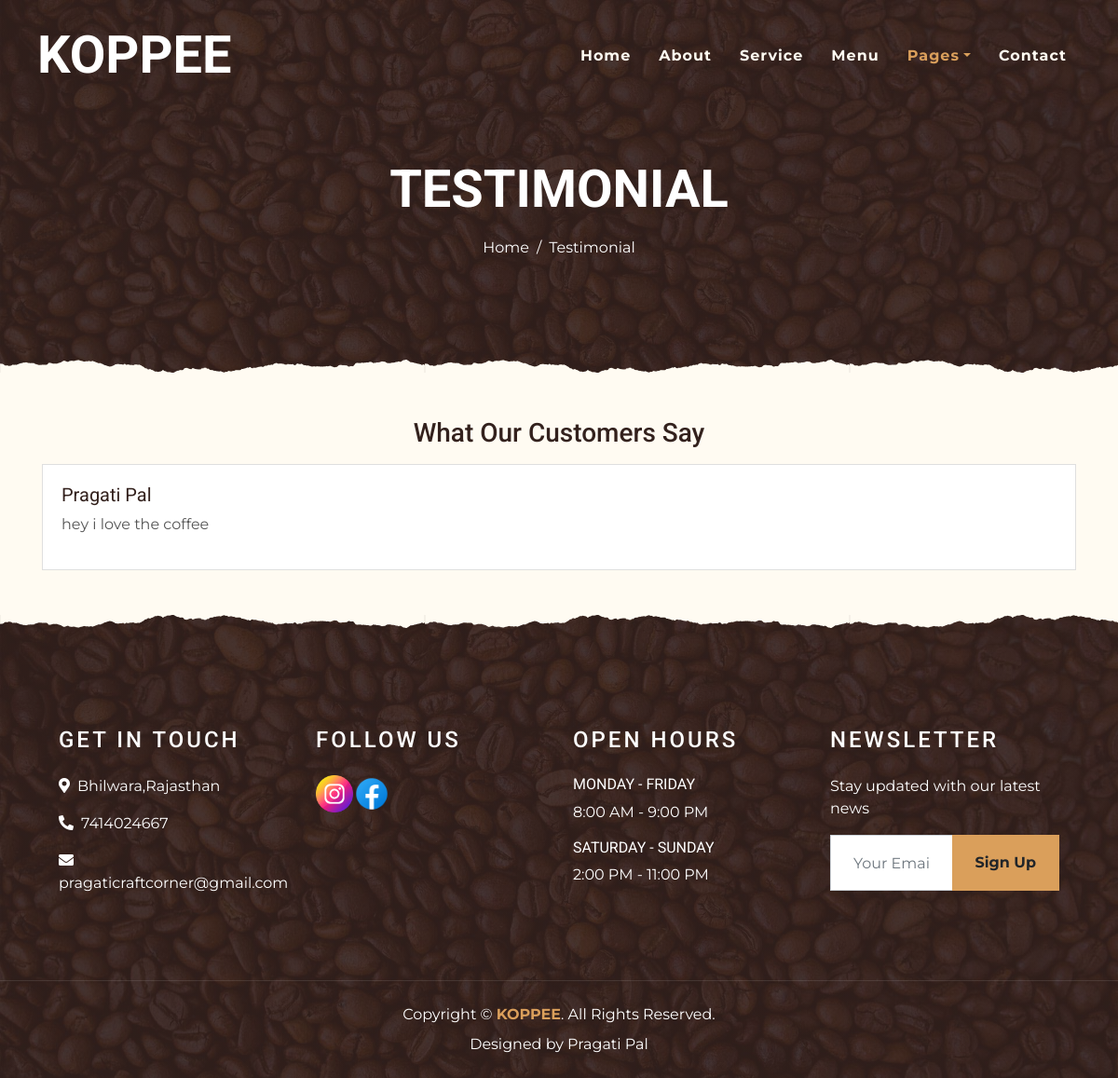
The page /testimonial/ on the database as committed earlier.
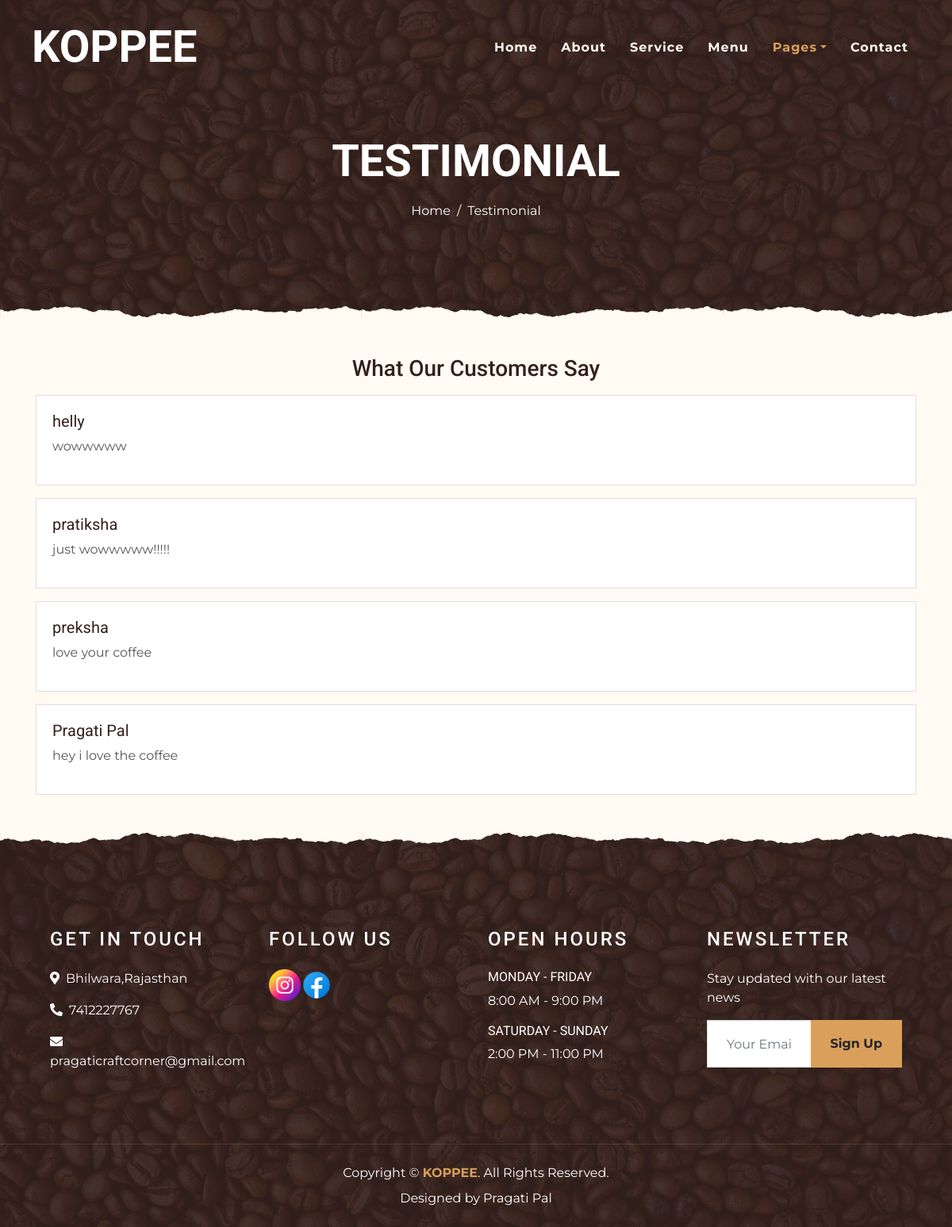
The same page on the database as committed later.
### service/models.py (models this page shows, shortened)
class Testimonial(models.Model):
    name = models.CharField(max_length=100)
    message = models.TextField()
    created_at = models.DateTimeField(auto_now_add=True)

class ContactInfo(models.Model):
    address = models.CharField(max_length=255)
    phone = models.CharField(max_length=20)
    email = models.EmailField()

class SocialMedia(models.Model):
    url = models.URLField()
    icon_img = models.ImageField(upload_to="service/",null=True,blank=True,default=None)
    icon_class = models.CharField(max_length=50)

class OpenHour(models.Model):
    day_range = models.CharField(max_length=50)
    time_range = models.CharField(max_length=50)

### newproject/views.py (the view)
# urls.py: path('testimonial/', views.testimonial, name='testimonial'),
def testimonial(request):
    testimonials = Testimonial.objects.all().order_by('-created_at')
    return render(request, 'testimonial.html', {'testimonials': testimonials})

### service/context_processors.py (called while the page is built)
def footer_data(request):
    return {
        'contactinfoData': ContactInfo.objects.first(),
        'socialmediaData': SocialMedia.objects.all(),
        'openhourData': OpenHour.objects.all(),
    }

### templates/testimonial.html (shortened to what this page needs)
<!DOCTYPE html>
<html lang="en">
<head>
    <link href="https://cdnjs.cloudflare.com/ajax/libs/font-awesome/5.10.0/css/all.min.css" rel="stylesheet">
    <link href="/static/lib/owlcarousel/assets/owl.carousel.min.css" rel="stylesheet">
    <link href="/static/lib/tempusdominus/css/tempusdominus-bootstrap-4.min.css" rel="stylesheet" />
    <link href="/static/css/style.min.css" rel="stylesheet">
</head>
<body>
    <div class="container-fluid p-0 nav-bar">
        <nav class="navbar navbar-expand-lg bg-none navbar-dark py-3">
            <a href="index.html" class="navbar-brand px-lg-4 m-0">
                <h1 class="m-0 display-4 text-uppercase text-white">KOPPEE</h1>
            </a>
            <div class="collapse navbar-collapse justify-content-between" id="navbarCollapse">
                <div class="navbar-nav ml-auto p-4">
                    <a href="{% url 'home'%}" class="nav-item nav-link">Home</a>
                    <a href="{% url 'aboutus'%}" class="nav-item nav-link">About</a>
                    <a href="{% url 'service'%}" class="nav-item nav-link">Service</a>
                    <a href="{% url 'menu'%}"class="nav-item nav-link">Menu</a>
                    <div class="nav-item dropdown">
                        <a href="#" class="nav-link dropdown-toggle active" data-toggle="dropdown">Pages</a>
                    </div>
                    <a href="{% url 'contact'%}" class="nav-item nav-link">Contact</a>
                </div>
            </div>
        </nav>
    </div>
    <div class="container-fluid page-header mb-5 position-relative overlay-bottom">
        <div class="d-flex flex-column align-items-center justify-content-center pt-0 pt-lg-5" style="min-height: 400px">
            <h1 class="display-4 mb-3 mt-0 mt-lg-5 text-white text-uppercase">Testimonial</h1>
            <div class="d-inline-flex mb-lg-5">
                <p class="m-0 text-white"><a class="text-white" href="">Home</a></p>
                <p class="m-0 text-white px-2">/</p>
                <p class="m-0 text-white">Testimonial</p>
            </div>
        </div>
    </div>
    <h3 class="text-center mt-5">What Our Customers Say</h3>
<div class="container mt-3">
    {% for t in testimonials %}
        <div class="card mb-3">
            <div class="card-body">
                <h5>{{ t.name }}</h5>
                <p>{{ t.message }}</p>
            </div>
        </div>
    {% empty %}
        <p class="text-center">No testimonials yet. Be the first!</p>
    {% endfor %}
</div>
   {% include "partials/footer.html" %}
</body>
</html>

### templates/partials/footer.html (shortened to what this page needs)
<div class="container-fluid footer text-white mt-5 pt-5 px-0 position-relative overlay-top">
    <div class="row mx-0 pt-5 px-sm-3 px-lg-5 mt-4">
        <div class="col-lg-3 col-md-6 mb-5">
            <h4 class="text-white text-uppercase mb-4" style="letter-spacing: 3px;">Get In Touch</h4>
            <p><i class="fa fa-map-marker-alt mr-2"></i>{{ contactinfoData.address }}</p>
            <p><i class="fa fa-phone-alt mr-2"></i>{{ contactinfoData.phone }}</p>
            <p class="m-0"><i class="fa fa-envelope mr-2"></i>{{ contactinfoData.email }}</p>
        </div>
        <div class="col-lg-3 col-md-6 mb-5">
            <h4 class="text-white text-uppercase mb-4" style="letter-spacing: 3px;">Follow Us</h4>
            <div class="d-flex justify-content-start">
                {% for sm in socialmediaData %}
                    <a  href="{{ sm.url }}" target="_blank">
                        <img src="{{ sm.icon_img.url }}"  style="width:40px; height:40px;">
                    </a>
                {% endfor %}
            </div>
        </div>
        <div class="col-lg-3 col-md-6 mb-5">
            <h4 class="text-white text-uppercase mb-4" style="letter-spacing: 3px;">Open Hours</h4>
            <div>
                {% for hour in openhourData %}
                    <h6 class="text-white text-uppercase">{{ hour.day_range }}</h6>
                    <p>{{ hour.time_range }}</p>
                {% endfor %}
            </div>
        </div>
        <div class="col-lg-3 col-md-6 mb-5">
            <h4 class="text-white text-uppercase mb-4" style="letter-spacing: 3px;">Newsletter</h4>
            <p>Stay updated with our latest news</p>
            {% include 'partials/subscribe_form.html' %}
        </div>
    </div>
    <div class="container-fluid text-center text-white border-top mt-4 py-4 px-sm-3 px-md-5" style="border-color: rgba(256, 256, 256, .1) !important;">
        <p class="mb-2 text-white">
            Copyright &copy; <a class="font-weight-bold" href="#">KOPPEE</a>.
            All Rights Reserved.
        </p>
        <p class="m-0 text-white">Designed by Pragati Pal</p>
    </div>
</div>

### templates/partials/subscribe_form.html (shortened to what this page needs)
<form method="post" action="{% url 'subscribe' %}" class="form-inline justify-content-center mb-4">
    <div class="input-group">
        <input type="email" name="email" class="form-control p-4" placeholder="Your Email" style="height: 60px;" required>
        <div class="input-group-append">
            <button class="btn btn-primary font-weight-bold px-4" type="submit">Sign Up</button>
        </div>
    </div>
</form>

Rows that differ between the two databases and show on the page:
added Testimonial: name "helly", message "wowwwww"
added Testimonial: name "pratiksha", message "just wowwwww!!!!!"
added Testimonial: name "preksha", message "love your coffee"
changed ContactInfo "Bhilwara,Rajasthan": phone "7414024667" → "7412227767"
